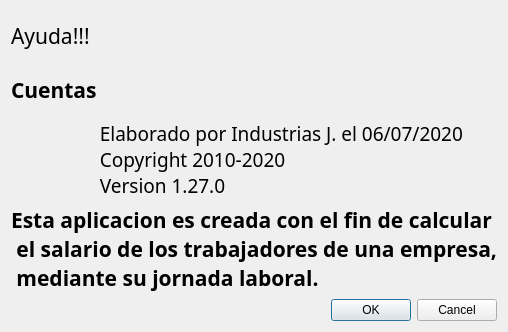
<?xml version="1.0" encoding="UTF-8"?>
<ui version="4.0">
 <class>Info</class>
 <widget class="QDialog" name="Info">
  <property name="geometry">
   <rect>
    <x>0</x>
    <y>0</y>
    <width>494</width>
    <height>332</height>
   </rect>
  </property>
  <property name="windowTitle">
   <string>Dialog</string>
  </property>
  <property name="windowIcon">
   <iconset resource="Recursos.qrc">
    <normaloff>:/Recursos/informacion.png</normaloff>:/Recursos/informacion.png</iconset>
  </property>
  <layout class="QGridLayout" name="gridLayout">
   <item row="0" column="0">
    <widget class="QLabel" name="label">
     <property name="font">
      <font>
       <family>Wide Latin</family>
       <pointsize>16</pointsize>
      </font>
     </property>
     <property name="text">
      <string>Ayuda!!!</string>
     </property>
    </widget>
   </item>
   <item row="1" column="0">
    <widget class="QLabel" name="label_2">
     <property name="font">
      <font>
       <family>Segoe UI Black</family>
       <pointsize>16</pointsize>
       <weight>75</weight>
       <bold>true</bold>
      </font>
     </property>
     <property name="text">
      <string>Cuentas</string>
     </property>
    </widget>
   </item>
   <item row="2" column="0">
    <widget class="QLabel" name="label_3">
     <property name="font">
      <font>
       <family>Rockwell</family>
       <pointsize>14</pointsize>
      </font>
     </property>
     <property name="text">
      <string>                  Elaborado por Industrias J. el 06/07/2020
                  Copyright 2010-2020
                  Version 1.27.0</string>
     </property>
    </widget>
   </item>
   <item row="3" column="0">
    <widget class="QLabel" name="label_4">
     <property name="font">
      <font>
       <family>Segoe UI Black</family>
       <pointsize>16</pointsize>
       <weight>75</weight>
       <bold>true</bold>
      </font>
     </property>
     <property name="text">
      <string>Esta aplicacion es creada con el fin de calcular
 el salario de los trabajadores de una empresa,
 mediante su jornada laboral.</string>
     </property>
    </widget>
   </item>
   <item row="4" column="0">
    <widget class="QDialogButtonBox" name="buttonBox">
     <property name="orientation">
      <enum>Qt::Horizontal</enum>
     </property>
     <property name="standardButtons">
      <set>QDialogButtonBox::Cancel|QDialogButtonBox::Ok</set>
     </property>
    </widget>
   </item>
  </layout>
 </widget>
 <resources>
  <include location="Recursos.qrc"/>
 </resources>
 <connections>
  <connection>
   <sender>buttonBox</sender>
   <signal>accepted()</signal>
   <receiver>Info</receiver>
   <slot>accept()</slot>
   <hints>
    <hint type="sourcelabel">
     <x>248</x>
     <y>254</y>
    </hint>
    <hint type="destinationlabel">
     <x>157</x>
     <y>274</y>
    </hint>
   </hints>
  </connection>
  <connection>
   <sender>buttonBox</sender>
   <signal>rejected()</signal>
   <receiver>Info</receiver>
   <slot>reject()</slot>
   <hints>
    <hint type="sourcelabel">
     <x>316</x>
     <y>260</y>
    </hint>
    <hint type="destinationlabel">
     <x>286</x>
     <y>274</y>
    </hint>
   </hints>
  </connection>
 </connections>
</ui>
